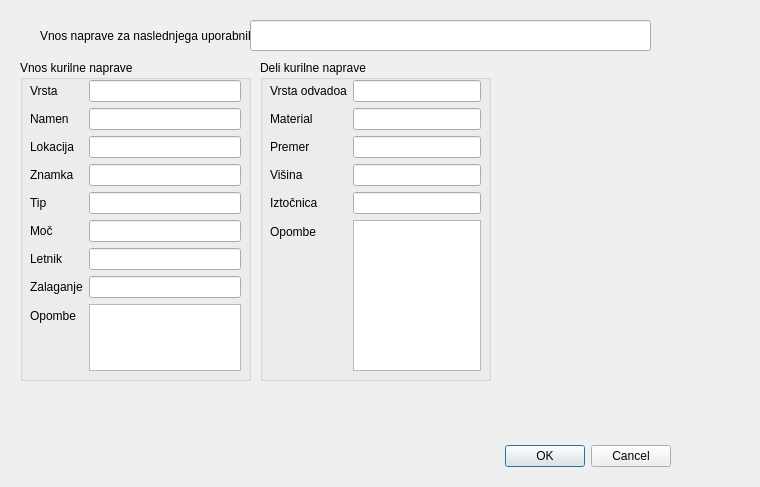
<?xml version="1.0" encoding="UTF-8"?>
<ui version="4.0">
 <class>Dialog</class>
 <widget class="QDialog" name="Dialog">
  <property name="geometry">
   <rect>
    <x>0</x>
    <y>0</y>
    <width>760</width>
    <height>487</height>
   </rect>
  </property>
  <property name="windowTitle">
   <string>Dialog</string>
  </property>
  <widget class="QDialogButtonBox" name="buttonBox">
   <property name="geometry">
    <rect>
     <x>330</x>
     <y>440</y>
     <width>341</width>
     <height>32</height>
    </rect>
   </property>
   <property name="orientation">
    <enum>Qt::Horizontal</enum>
   </property>
   <property name="standardButtons">
    <set>QDialogButtonBox::Cancel|QDialogButtonBox::Ok</set>
   </property>
  </widget>
  <widget class="QGroupBox" name="groupBox">
   <property name="geometry">
    <rect>
     <x>20</x>
     <y>60</y>
     <width>231</width>
     <height>321</height>
    </rect>
   </property>
   <property name="title">
    <string>Vnos kurilne naprave</string>
   </property>
   <widget class="QWidget" name="formLayoutWidget">
    <property name="geometry">
     <rect>
      <x>10</x>
      <y>20</y>
      <width>211</width>
      <height>291</height>
     </rect>
    </property>
    <layout class="QFormLayout" name="formLayout">
     <item row="0" column="1">
      <widget class="QLineEdit" name="lineEdit"/>
     </item>
     <item row="0" column="0">
      <widget class="QLabel" name="label">
       <property name="text">
        <string>Vrsta</string>
       </property>
      </widget>
     </item>
     <item row="1" column="0">
      <widget class="QLabel" name="label_2">
       <property name="text">
        <string>Namen</string>
       </property>
      </widget>
     </item>
     <item row="2" column="0">
      <widget class="QLabel" name="label_3">
       <property name="text">
        <string>Lokacija</string>
       </property>
      </widget>
     </item>
     <item row="3" column="0">
      <widget class="QLabel" name="label_4">
       <property name="text">
        <string>Znamka</string>
       </property>
      </widget>
     </item>
     <item row="4" column="0">
      <widget class="QLabel" name="label_5">
       <property name="text">
        <string>Tip</string>
       </property>
      </widget>
     </item>
     <item row="5" column="0">
      <widget class="QLabel" name="label_6">
       <property name="text">
        <string>Moč</string>
       </property>
      </widget>
     </item>
     <item row="6" column="0">
      <widget class="QLabel" name="label_7">
       <property name="text">
        <string>Letnik</string>
       </property>
      </widget>
     </item>
     <item row="7" column="0">
      <widget class="QLabel" name="label_8">
       <property name="text">
        <string>Zalaganje</string>
       </property>
      </widget>
     </item>
     <item row="1" column="1">
      <widget class="QLineEdit" name="lineEdit_2"/>
     </item>
     <item row="2" column="1">
      <widget class="QLineEdit" name="lineEdit_3"/>
     </item>
     <item row="3" column="1">
      <widget class="QLineEdit" name="lineEdit_4"/>
     </item>
     <item row="4" column="1">
      <widget class="QLineEdit" name="lineEdit_8"/>
     </item>
     <item row="5" column="1">
      <widget class="QLineEdit" name="lineEdit_7"/>
     </item>
     <item row="6" column="1">
      <widget class="QLineEdit" name="lineEdit_6"/>
     </item>
     <item row="7" column="1">
      <widget class="QLineEdit" name="lineEdit_5"/>
     </item>
     <item row="8" column="0">
      <widget class="QLabel" name="label_9">
       <property name="text">
        <string>Opombe</string>
       </property>
      </widget>
     </item>
     <item row="8" column="1">
      <widget class="QTextEdit" name="textEdit"/>
     </item>
    </layout>
   </widget>
  </widget>
  <widget class="QLabel" name="label_10">
   <property name="geometry">
    <rect>
     <x>40</x>
     <y>20</y>
     <width>211</width>
     <height>31</height>
    </rect>
   </property>
   <property name="text">
    <string>Vnos naprave za naslednjega uporabnika:</string>
   </property>
  </widget>
  <widget class="QLineEdit" name="leUporabnik">
   <property name="geometry">
    <rect>
     <x>250</x>
     <y>20</y>
     <width>401</width>
     <height>31</height>
    </rect>
   </property>
  </widget>
  <widget class="QGroupBox" name="groupBox_2">
   <property name="geometry">
    <rect>
     <x>260</x>
     <y>60</y>
     <width>231</width>
     <height>321</height>
    </rect>
   </property>
   <property name="title">
    <string>Deli kurilne naprave</string>
   </property>
   <widget class="QWidget" name="formLayoutWidget_2">
    <property name="geometry">
     <rect>
      <x>10</x>
      <y>20</y>
      <width>211</width>
      <height>291</height>
     </rect>
    </property>
    <layout class="QFormLayout" name="formLayout_2">
     <property name="fieldGrowthPolicy">
      <enum>QFormLayout::AllNonFixedFieldsGrow</enum>
     </property>
     <item row="0" column="0">
      <widget class="QLabel" name="label_11">
       <property name="text">
        <string>Vrsta odvadoa</string>
       </property>
      </widget>
     </item>
     <item row="0" column="1">
      <widget class="QLineEdit" name="lineEdit_10"/>
     </item>
     <item row="1" column="0">
      <widget class="QLabel" name="label_12">
       <property name="text">
        <string>Material</string>
       </property>
      </widget>
     </item>
     <item row="1" column="1">
      <widget class="QLineEdit" name="lineEdit_11"/>
     </item>
     <item row="2" column="0">
      <widget class="QLabel" name="label_13">
       <property name="text">
        <string>Premer</string>
       </property>
      </widget>
     </item>
     <item row="2" column="1">
      <widget class="QLineEdit" name="lineEdit_12"/>
     </item>
     <item row="3" column="0">
      <widget class="QLabel" name="label_14">
       <property name="text">
        <string>Višina</string>
       </property>
      </widget>
     </item>
     <item row="3" column="1">
      <widget class="QLineEdit" name="lineEdit_13"/>
     </item>
     <item row="4" column="0">
      <widget class="QLabel" name="label_15">
       <property name="text">
        <string>Iztočnica</string>
       </property>
      </widget>
     </item>
     <item row="4" column="1">
      <widget class="QLineEdit" name="lineEdit_14"/>
     </item>
     <item row="5" column="0">
      <widget class="QLabel" name="label_19">
       <property name="text">
        <string>Opombe</string>
       </property>
      </widget>
     </item>
     <item row="5" column="1">
      <widget class="QTextEdit" name="textEdit_2"/>
     </item>
    </layout>
   </widget>
  </widget>
 </widget>
 <resources/>
 <connections>
  <connection>
   <sender>buttonBox</sender>
   <signal>accepted()</signal>
   <receiver>Dialog</receiver>
   <slot>accept()</slot>
   <hints>
    <hint type="sourcelabel">
     <x>248</x>
     <y>254</y>
    </hint>
    <hint type="destinationlabel">
     <x>157</x>
     <y>274</y>
    </hint>
   </hints>
  </connection>
  <connection>
   <sender>buttonBox</sender>
   <signal>rejected()</signal>
   <receiver>Dialog</receiver>
   <slot>reject()</slot>
   <hints>
    <hint type="sourcelabel">
     <x>316</x>
     <y>260</y>
    </hint>
    <hint type="destinationlabel">
     <x>286</x>
     <y>274</y>
    </hint>
   </hints>
  </connection>
 </connections>
</ui>
